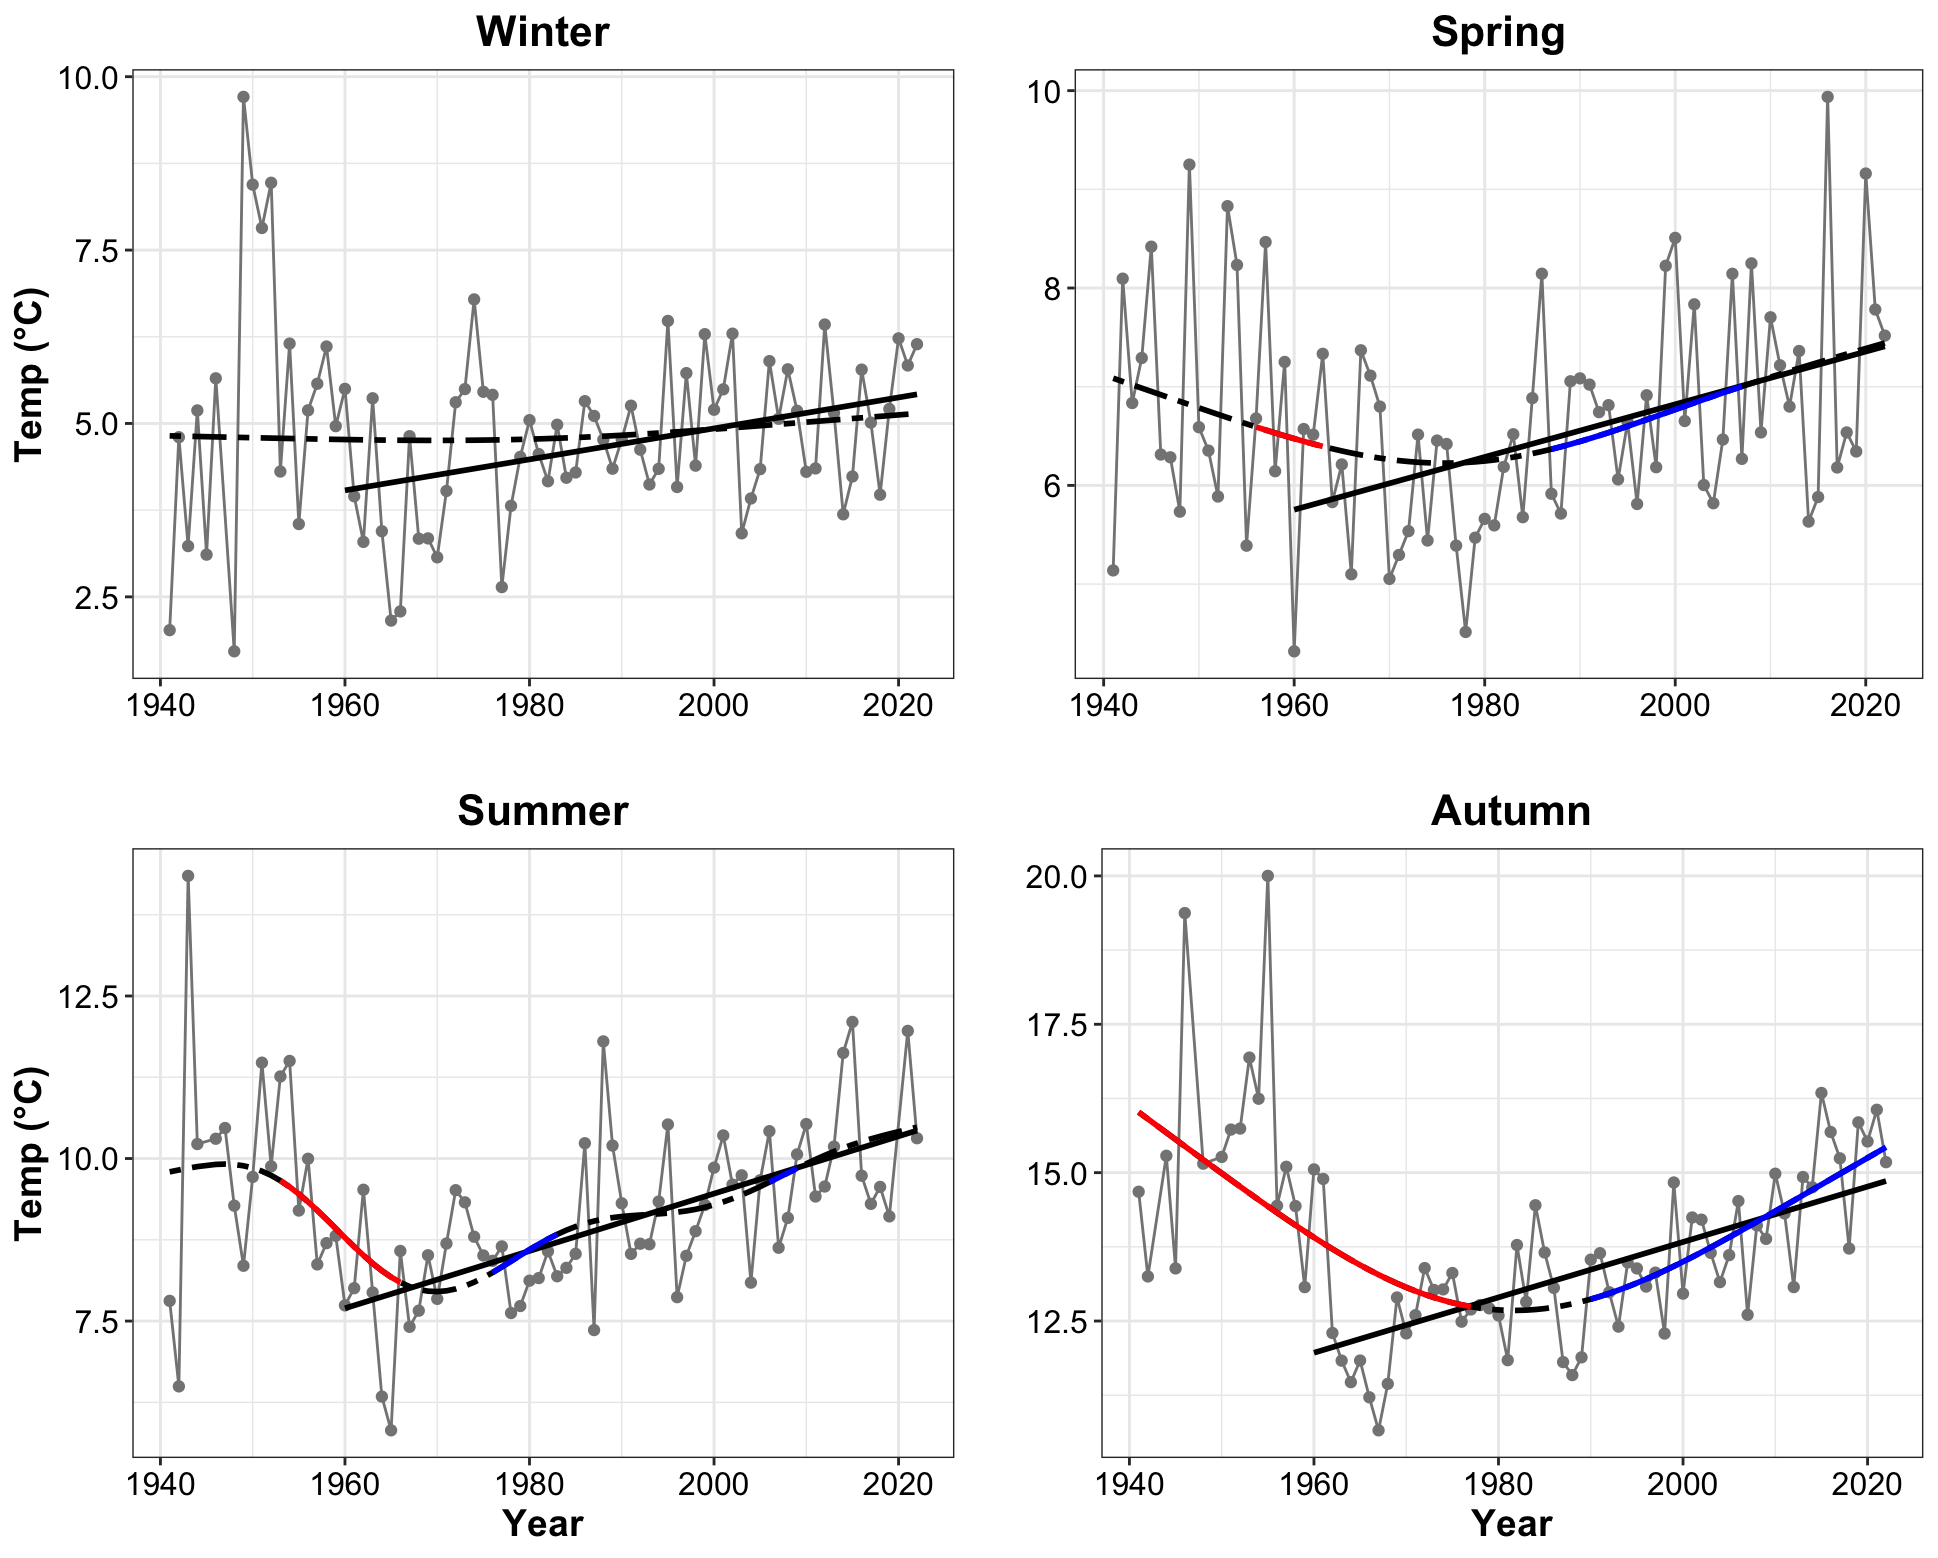

This chart was generated by the following R code:
## Figures for Sea Surface Temp Seasonally

## **Laura Gruenburg, lagruenburg@gmail.com**

#   **LAST UPDATED: December 11, 2023**

setwd("~/Desktop/NYB Indicators/Deriv")
source("Deriv.R")
library(mgcv)
library(ggplot2)
#library(mgcViz)


#######Load the datasets
setwd("~/Desktop/NYB Indicators/NYB_Indicators_Calculations/Final_Timeseries_Figures/Timeseries_Files_2023")
bt<-read.csv("BT_insitu_DEC_11_2023.csv", header = TRUE)
nyb = bt[bt$Loc == 'NYB',]
nyb$Val_I <- nyb$Intercept + nyb$Val

winter = nyb[nyb$season == 'winter',]
spring = nyb[nyb$season == 'spring',]
summer = nyb[nyb$season == 'summer',]
fall = nyb[nyb$season == 'fall',]



# WINTER

winter1960 = winter[winter$Year >=1960, ]

qwinter1960 = quantile(winter1960$Val_I, probs = c(.30,.70))

# find the last 5 years mean
mn_winter19605 = mean(winter1960$Val_I[winter1960$Year >= 2019])
# what quintile the data is in
mn_winter19605 >qwinter1960

# Creat a GAM - adjust k and remember to check model
mod_w<- gam(Val_I ~ s(Year, k=5), data = winter)
summary(mod_w) #check out model
gam.check(mod_w)

pdata_w <- with(winter, data.frame(Year = Year))
p2_mod_w <- predict(mod_w, newdata = pdata_w,  type = "terms", se.fit = TRUE)
intercept_w = 4.862334  # look at p2_mod and extract the intercept
pdata_w <- transform(pdata_w, p2_mod_w = p2_mod_w$fit[,1], se2_w = p2_mod_w$se.fit[,1])

#  Now that we have the model prediction, the next step is to calculate the first derivative
#  Then determine which increases and decreases are significant
Term = "Year"
mod_w.d <- Deriv(mod_w, n=81) # n is the number of years
mod_w.dci <- confint(mod_w.d, term = Term)
mod_w.dsig <- signifD(pdata_w$p2_mod_w, d = mod_w.d[[Term]]$deriv,
                      +                    mod_w.dci[[Term]]$upper, mod_w.dci[[Term]]$lower)

# Take a quick look to make sure it appears ok before final plotting
plot(Val_I ~ Year, data = winter)
lines(Val_I ~ Year, data = winter)
lines(p2_mod_w+intercept_w ~ Year, data = pdata_w, type = "n")
lines(p2_mod_w+intercept_w ~ Year, data = pdata_w)
lines(unlist(mod_w.dsig$incr)+intercept_w ~ Year, data = pdata_w, col = "blue", lwd = 3)
lines(unlist(mod_w.dsig$decr)+intercept_w ~ Year, data = pdata_w, col = "red", lwd = 3)

linearMod_w<- lm(Val_I ~ Year, data=winter[19:81, ])
summary(linearMod_w)

wint_plot <- ggplot() + 
  geom_line(data = winter, aes(x = Year, y = Val_I), color = 'grey52') +
  geom_point(data = winter, aes(x = Year, y = Val_I), color = 'grey52') + 
  #geom_point(data = winter[42,], aes(x= Year, y = Val_I), shape = 17, size =3) +
  geom_smooth(data = winter[19:81, ], aes(x = Year, y = Val_I), method = lm, se = FALSE, color = 'black') + 
  geom_line(data=pdata_w, aes(x = Year, y = p2_mod_w+intercept_w), se = FALSE, color = 'black', linetype = 'twodash', size = 1) + 
  #geom_line(data = pdata_w, aes(y = unlist(mod_w.dsig$incr)+intercept_w, x = Year), color = "blue", size = 1) + 
  #geom_line(data = pdata_w, aes(y = unlist(mod_w.dsig$decr)+intercept_w, x = Year), color = 'red', size = 1) + 
  theme_bw() +
  labs (y = bquote("Temp (\u00B0C)"), x =' ',title = 'Winter') + 
  theme(plot.title=element_text(size = 16,face = 'bold',hjust = 0.5), axis.title=element_text(size = 14, face = 'bold'), axis.text= element_text(color = 'black', size = 12))

# SPRING


spring1960 = spring[spring$Year >=1960, ]

qspring1960 = quantile(spring1960$Val_I, probs = c(.30,.70))

# find the last 5 years mean
mn_spring19605 = mean(spring1960$Val_I[spring1960$Year >= 2019])
# what quintile the data is in
mn_spring19605 >qspring1960

#the last spring Val_Iue is not averaging all the spring months so it looks anomalously low
#spring = spring[spring$X<77,]
# Creat a GAM - adjust k and remember to check model
mod_sp<- gam(Val_I ~ s(Year, k=5), data = spring)
summary(mod_sp) #check out model
gam.check(mod_sp)

pdata_sp <- with(spring, data.frame(Year = Year))
p2_mod_sp <- predict(mod_sp, newdata = pdata_sp,  type = "terms", se.fit = TRUE)
intercept_sp = 6.680707   # look at p2_mod and extract the intercept
pdata_sp <- transform(pdata_sp, p2_mod_sp = p2_mod_sp$fit[,1], se2_sp = p2_mod_sp$se.fit[,1])

#  Now that we have the model prediction, the next step is to calculate the first derivative
#  Then determine which increases and decreases are significant
Term = "Year"
mod_sp.d <- Deriv(mod_sp, n=82) # n is the number of years
mod_sp.dci <- confint(mod_sp.d, term = Term)
mod_sp.dsig <- signifD(pdata_sp$p2_mod_sp, d = mod_sp.d[[Term]]$deriv,
                       +                    mod_sp.dci[[Term]]$upper, mod_sp.dci[[Term]]$lower)

# Take a quick look to make sure it appears ok before final plotting
plot(Val_I ~ Year, data = spring)
lines(Val_I ~ Year, data = spring)
lines(p2_mod_sp+intercept_sp ~ Year, data = pdata_sp, type = "n")
lines(p2_mod_sp+intercept_sp ~ Year, data = pdata_sp)
lines(unlist(mod_sp.dsig$incr)+intercept_sp ~ Year, data = pdata_sp, col = "blue", lwd = 3)
lines(unlist(mod_sp.dsig$decr)+intercept_sp ~ Year, data = pdata_sp, col = "red", lwd = 3)

linearMod_sp<- lm(Val_I ~ Year, data=spring[spring$Year > 1959, ])
summary(linearMod_sp)

spr_plot <- ggplot() + 
  geom_line(data = spring, aes(x = Year, y = Val_I), color = 'grey52') +
  geom_point(data = spring, aes(x = Year, y = Val_I), color = 'grey52') + 
  #geom_point(data = spring[42,], aes(x= Year, y = Val_I), shape = 17, size =3) +
  geom_smooth(data = spring[spring$Year > 1959, ], aes(x = Year, y = Val_I), method = lm, se = FALSE, color = 'black') + 
  geom_line(data=pdata_sp, aes(x = Year, y = p2_mod_sp+intercept_sp), se = FALSE, color = 'black', linetype = 'twodash', size = 1) + 
  geom_line(data = pdata_sp, aes(y = unlist(mod_sp.dsig$incr)+intercept_sp, x = Year), color = "blue", size = 1) + 
  geom_line(data = pdata_sp, aes(y = unlist(mod_sp.dsig$decr)+intercept_sp, x = Year), color = 'red', size = 1) + 
  theme_bw() +
  labs (y = bquote(" "), x = ' ', title = 'Spring') + 
  theme(plot.title=element_text(size = 16,face = 'bold',hjust = 0.5), axis.title=element_text(size = 14, face = 'bold'), axis.text= element_text(color = 'black', size = 12))

# SUMMER

summer1960 = summer[summer$Year >=1960, ]

qsummer1960 = quantile(summer1960$Val_I, probs = c(.30,.70))

# find the last 5 years mean
mn_summer19605 = mean(summer1960$Val_I[summer1960$Year >= 2019])
# what quintile the data is in
mn_summer19605 >qsummer1960

# Creat a GAM - adjust k and remember to check model
mod_su<- gam(Val_I ~ s(Year, k=7), data = summer)
summary(mod_su) #check out model
gam.check(mod_su)

pdata_su <- with(summer, data.frame(Year = Year))
p2_mod_su <- predict(mod_su, newdata = pdata_su,  type = "terms", se.fit = TRUE)
intercept_su = 9.210697  # look at p2_mod and extract the intercept
pdata_su <- transform(pdata_su, p2_mod_su = p2_mod_su$fit[,1], se2_su = p2_mod_su$se.fit[,1])

#  Now that we have the model prediction, the next step is to calculate the first derivative
#  Then determine which increases and decreases are significant
Term = "Year"
mod_su.d <- Deriv(mod_su, n=80) # n is the number of years
mod_su.dci <- confint(mod_su.d, term = Term)
mod_su.dsig <- signifD(pdata_su$p2_mod_su, d = mod_su.d[[Term]]$deriv,
                       +                    mod_su.dci[[Term]]$upper, mod_su.dci[[Term]]$lower)

# Take a quick look to make sure it appears ok before final plotting
plot(Val_I ~ Year, data = summer)
lines(Val_I ~ Year, data = summer)
lines(p2_mod_su+intercept_su ~ Year, data = pdata_su, type = "n")
lines(p2_mod_su+intercept_su ~ Year, data = pdata_su)
lines(unlist(mod_su.dsig$incr)+intercept_su ~ Year, data = pdata_su, col = "blue", lwd = 3)
lines(unlist(mod_su.dsig$decr)+intercept_su ~ Year, data = pdata_su, col = "red", lwd = 3)

linearMod_su<- lm(Val_I ~ Year, data=summer[summer$Year > 1959, ])
summary(linearMod_su)

sum_plot <- ggplot() + 
  geom_line(data = summer, aes(x = Year, y = Val_I), color = 'grey52') +
  geom_point(data = summer, aes(x = Year, y = Val_I), color = 'grey52') + 
  #geom_point(data = summer[42,], aes(x= Year, y = Val_I), shape = 17, size =3) +
  geom_smooth(data = summer[summer$Year > 1959, ], aes(x = Year, y = Val_I), method = lm, se = FALSE, color = 'black') + 
  geom_line(data=pdata_su, aes(x = Year, y = p2_mod_su+intercept_su), se = FALSE, color = 'black', linetype = 'twodash', size = 1) + 
  geom_line(data = pdata_su, aes(y = unlist(mod_su.dsig$incr)+intercept_su, x = Year), color = "blue", size = 1) + 
  geom_line(data = pdata_su, aes(y = unlist(mod_su.dsig$decr)+intercept_su, x = Year), color = 'red', size = 1) + 
  theme_bw() +
  labs (y = bquote("Temp (\u00B0C)"), x = 'Year', title = 'Summer') + 
  theme(plot.title=element_text(size = 16,face = 'bold',hjust = 0.5), axis.title=element_text(size = 14, face = 'bold'), axis.text= element_text(color = 'black', size = 12))

# FALL

fall1960 = fall[fall$Year >=1960, ]

qfall1960 = quantile(fall1960$Val_I, probs = c(.30,.70))

# find the last 5 years mean
mn_fall19605 = mean(fall1960$Val_I[fall1960$Year >= 2019])
# what quintile the data is in
mn_fall19605 >qfall1960

# Creat a GAM - adjust k and remember to check model
#fall = fall[fall$Year < 2023, ]
#fall 2023 is incomplete, we only have data through early Nov.  Fall 2023 will be included next year
mod_fa<- gam(Val_I ~ s(Year, k=5), data = fall)
summary(mod_fa) #check out model
gam.check(mod_fa)

pdata_fa <- with(fall, data.frame(Year = Year))
p2_mod_fa <- predict(mod_fa, newdata = pdata_fa,  type = "terms", se.fit = TRUE)
intercept_fa = 13.83598  # look at p2_mod and extract the intercept
pdata_fa <- transform(pdata_fa, p2_mod_fa = p2_mod_fa$fit[,1], se2_fa = p2_mod_fa$se.fit[,1])

#  Now that we have the model prediction, the next step is to calculate the first derivative
#  Then determine which increases and decreases are significant
Term = "Year"
mod_fa.d <- Deriv(mod_fa, n=79) # n is the number of years
mod_fa.dci <- confint(mod_fa.d, term = Term)
mod_fa.dsig <- signifD(pdata_fa$p2_mod_fa, d = mod_fa.d[[Term]]$deriv,
                       +                    mod_fa.dci[[Term]]$upper, mod_fa.dci[[Term]]$lower)

# Take a quick look to make sure it appears ok before final plotting
plot(Val_I ~ Year, data = fall)
lines(Val_I ~ Year, data = fall)
lines(p2_mod_fa+intercept_fa ~ Year, data = pdata_fa, type = "n")
lines(p2_mod_fa+intercept_fa ~ Year, data = pdata_fa)
lines(unlist(mod_fa.dsig$incr)+intercept_fa ~ Year, data = pdata_fa, col = "blue", lwd = 3)
lines(unlist(mod_fa.dsig$decr)+intercept_fa ~ Year, data = pdata_fa, col = "red", lwd = 3)

linearMod_fa<- lm(Val_I ~ Year, data=fall[fall$Year > 1959, ])
summary(linearMod_fa)

fall_plot <- ggplot() + 
  geom_line(data = fall, aes(x = Year, y = Val_I), color = 'grey52') +
  geom_point(data = fall, aes(x = Year, y = Val_I), color = 'grey52') + 
  #geom_point(data = fall[41,], aes(x= Year, y = Val_I), shape = 17, size =3) +
  geom_smooth(data = fall[fall$Year > 1959, ], aes(x = Year, y = Val_I), method = lm, se = FALSE, color = 'black') + 
  geom_line(data = pdata_fa, aes(x = Year, y = p2_mod_fa+intercept_fa), se = FALSE, color = 'black', linetype = 'twodash', size = 1) + 
  geom_line(data = pdata_fa, aes(y = unlist(mod_fa.dsig$incr)+intercept_fa, x = Year), color = "blue", size = 1) + 
  geom_line(data = pdata_fa, aes(y = unlist(mod_fa.dsig$decr)+intercept_fa, x = Year), color = 'red', size = 1) + 
  theme_bw() +
  labs (y = bquote(" "), x = 'Year', title = 'Autumn') + 
  theme(plot.title=element_text(size = 16,face = 'bold',hjust = 0.5), axis.title=element_text(size = 14, face = 'bold'), axis.text= element_text(color = 'black', size = 12))

# Now plot all 4 together
library(ggpubr)

ggarrange(wint_plot,spr_plot,sum_plot,fall_plot,nrow=2,ncol=2)
